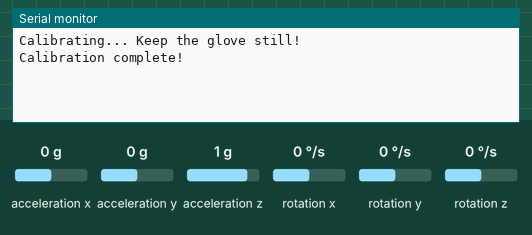
A sketch run on a simulated ESP32. Shown: the last lines printed to the serial monitor. Wiring (inferred from the names in the program): MPU-9250 motion sensor at I2C address 0x68. The inputs (shaded band) are chosen by the test bench; at power-on: acceleration x 0 g, rotation x 0 °/s, acceleration y 0 g, acceleration z 1 g, rotation y 0 °/s, rotation z 0 °/s. USB keyboard and mouse output is not drawn.

Above: at 2.7 s.
2.8 s: acceleration x set to -1.4 g
At 3.8 s:
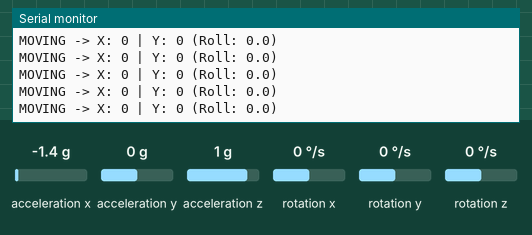
4.3 s: rotation x set to -192 °/s
At 5.0 s:
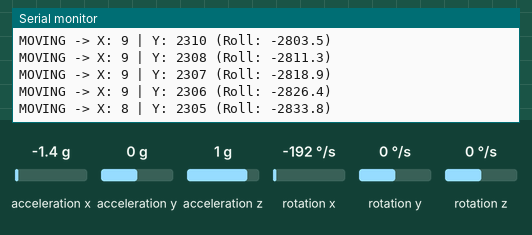
7.3 s: acceleration y set to 1.4 g
At 8.2 s:
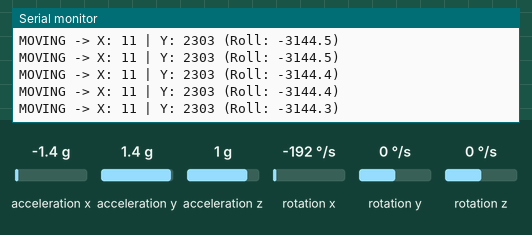
10.3 s: acceleration z set to -0.8 g
At 10.9 s:
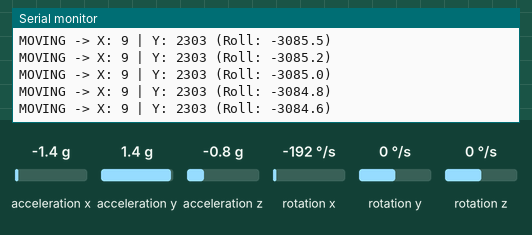
13.3 s: rotation y set to -192 °/s
At 14.3 s:
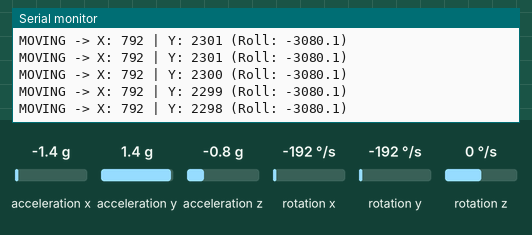
Timing chart, 0 to 15.8 s (numbered marks = the images above; inputs shaded):
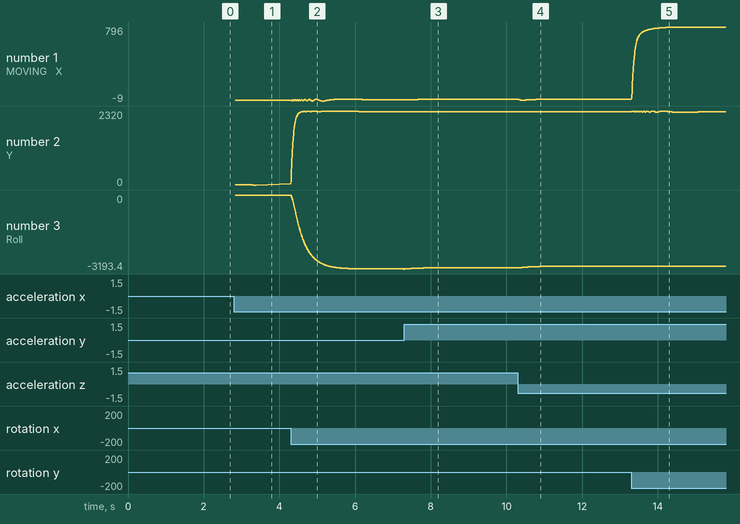

The sketch:

glove.ino
```cpp
#include <Wire.h>
#include <math.h>
#include <BleMouse.h>
#include <Arduino.h>

BleMouse beenleMouse("Glove-3D-Pro", "ESP32", 100);

#define MPU9250_ADDR 0x68
static float gyroOffsetX = 0, gyroOffsetY = 0, gyroOffsetZ = 0;
static float remX = 0, remY = 0;
static unsigned long lastUs = 0;

// ---------------- Tuning ----------------
static constexpr float SENS_MOVE   = 10.0f;
static constexpr float SENS_GYRO   = 12.0f;
static constexpr float DEADZONE    = 2.5f;
static constexpr float BOOST       = 8.0f;

// ---------------- Noise Filtering ----------------
// Low-pass filter for accelerometer (removes high-frequency noise)
static constexpr float ACCEL_ALPHA = 0.1f;  // 0.0 = max filtering, 1.0 = no filtering
static float filtAccelX = 0, filtAccelY = 0, filtAccelZ = 0;

// Low-pass filter for gyroscope (removes high-frequency noise)
static constexpr float GYRO_ALPHA = 0.1f;   // 0.0 = max filtering, 1.0 = no filtering
static float filtGyroX = 0, filtGyroY = 0, filtGyroZ = 0;

// Complementary filter for orientation (fuses accel + gyro)
static constexpr float COMP_ALPHA = 0.98f;  // Trust gyro 98%, accel 2%
static float filtRoll = 0, filtPitch = 0;

// Moving average filter for final output (smooths cursor movement)
static constexpr int AVG_SAMPLES = 5;
static float avgBufferX[AVG_SAMPLES] = {0};
static float avgBufferY[AVG_SAMPLES] = {0};
static int avgIndex = 0;

void writeReg(uint8_t reg, uint8_t val) {
    Wire.beginTransmission(MPU9250_ADDR);
    Wire.write(reg); Wire.write(val);
    Wire.endTransmission(true);
}

bool readRegs(uint8_t startReg, uint8_t *buf, uint8_t n) {
    Wire.beginTransmission(MPU9250_ADDR);
    Wire.write(startReg);
    if (Wire.endTransmission(false) != 0) return false;
    Wire.requestFrom((uint16_t)MPU9250_ADDR, (size_t)n);
    for (uint8_t i = 0; i < n; i++) buf[i] = Wire.read();
    return true;
}

void calibrate() {
    Serial.println("Calibrating... Keep the glove still!");
    long sx=0, sy=0, sz=0;
    for(int i=0; i<500; i++) {
        uint8_t b[6];
        if(readRegs(0x43, b, 6)) {
            sx += (int16_t)((b[0]<<8)|b[1]);
            sy += (int16_t)((b[2]<<8)|b[3]);
            sz += (int16_t)((b[4]<<8)|b[5]);
        }
        delay(2);
    }
    gyroOffsetX = (sx/500.0f)/131.0f;
    gyroOffsetY = (sy/500.0f)/131.0f;
    gyroOffsetZ = (sz/500.0f)/131.0f;
    Serial.println("Calibration complete!");
}

float lowPassFilter(float input, float prevOutput, float alpha) {
    return alpha * input + (1.0f - alpha) * prevOutput;
}

float movingAverage(float input, float* buffer, int size, int& index) {
    buffer[index] = input;
    index = (index + 1) % size;

    float sum = 0;
    for(int i = 0; i < size; i++) {
        sum += buffer[i];
    }
    return sum / size;
}

void setup() {
    Serial.begin(115200);
    Wire.begin(8, 9);
    beenleMouse.begin();

    // Configure MPU9250 with hardware filtering
    writeReg(0x6B, 0x00);  // Wake up
    writeReg(0x1A, 0x03);  // Set DLPF to ~44Hz (reduces noise at hardware level)
    writeReg(0x1B, 0x00);  // Gyro: ±250°/s (most sensitive, less noise)
    writeReg(0x1C, 0x00);  // Accel: ±2g (most sensitive, less noise)

    delay(100);
    calibrate();
    lastUs = micros();
}

void loop() {
    unsigned long nowUs = micros();
    float dt = (nowUs - lastUs) * 1e-6f;
    lastUs = nowUs;
    if (dt > 0.05f) dt = 0.01f;

    uint8_t buf[14];
    if (!readRegs(0x3B, buf, 14)) return;

    // 1. Raw Data
    float ax = (int16_t)((buf[0]<<8)|buf[1]) / 16384.0f;
    float ay = (int16_t)((buf[2]<<8)|buf[3]) / 16384.0f;
    float az = (int16_t)((buf[4]<<8)|buf[5]) / 16384.0f;
    float gx = ((int16_t)((buf[8]<<8)|buf[9]) / 131.0f) - gyroOffsetX;
    float gy = ((int16_t)((buf[10]<<8)|buf[11]) / 131.0f) - gyroOffsetY;
    float gz = ((int16_t)((buf[12]<<8)|buf[13]) / 131.0f) - gyroOffsetZ;

    // 2. Apply Low-Pass Filters to Raw Data
    filtAccelX = lowPassFilter(ax, filtAccelX, ACCEL_ALPHA);
    filtAccelY = lowPassFilter(ay, filtAccelY, ACCEL_ALPHA);
    filtAccelZ = lowPassFilter(az, filtAccelZ, ACCEL_ALPHA);

    filtGyroX = lowPassFilter(gx, filtGyroX, GYRO_ALPHA);
    filtGyroY = lowPassFilter(gy, filtGyroY, GYRO_ALPHA);
    filtGyroZ = lowPassFilter(gz, filtGyroZ, GYRO_ALPHA);

    // 3. Calculate Orientation from Accelerometer
    float accelRoll  = atan2(filtAccelY, filtAccelZ);
    float accelPitch = atan2(-filtAccelX, sqrt(filtAccelY*filtAccelY + filtAccelZ*filtAccelZ));

    // 4. Integrate Gyroscope for Orientation Change
    filtRoll  += filtGyroX * dt;
    filtPitch += filtGyroY * dt;

    // 5. Complementary Filter (Fuse Accel + Gyro)
    filtRoll  = COMP_ALPHA * filtRoll  + (1.0f - COMP_ALPHA) * accelRoll;
    filtPitch = COMP_ALPHA * filtPitch + (1.0f - COMP_ALPHA) * accelPitch;

    float cosR = cos(filtRoll),  sinR = sin(filtRoll);
    float cosP = cos(filtPitch), sinP = sin(filtPitch);

    // 6. World-Space Transformation (using filtered orientation)
    float worldAccX = (filtAccelY * cosR - filtAccelZ * sinR);
    float worldAccY = (filtAccelX * cosP + (filtAccelY * sinR + filtAccelZ * cosR) * sinP);

    float worldRotX = filtGyroZ * cosR + filtGyroY * sinR;
    float worldRotY = filtGyroX;

    // 7. Calculate Raw Potential Movement
    float rawX = -(worldRotX * SENS_GYRO) - (worldAccX * SENS_MOVE);
    float rawY = -(worldRotY * SENS_GYRO) - (worldAccY * SENS_MOVE);

    // 8. Apply Moving Average to Output
    float smoothX = movingAverage(rawX, avgBufferX, AVG_SAMPLES, avgIndex);
    float smoothY = movingAverage(rawY, avgBufferY, AVG_SAMPLES, avgIndex);

    // 9. Apply Deadzone Logic
    float magnitude = sqrt(smoothX * smoothX + smoothY * smoothY);
    float finalX = 0, finalY = 0;

    if (magnitude > DEADZONE) {
        float scale = (magnitude - DEADZONE) / magnitude;
        finalX = smoothX * scale;
        finalY = smoothY * scale;
    }

    // 10. Debug Output
    if (magnitude > DEADZONE) {
        Serial.printf("MOVING -> X: %d | Y: %d (Roll: %.1f)\n",
                      (int)finalX, (int)finalY, filtRoll * 57.3f);
    }

    // 11. Mouse Execution
    if (beenleMouse.isConnected()) {
        float tx = (finalX * dt * BOOST) + remX;
        float ty = (finalY * dt * BOOST) + remY;

        int8_t mx = (int8_t)constrain(roundf(tx), -127, 127);
        int8_t my = (int8_t)constrain(roundf(ty), -127, 127);

        remX = tx - mx;
        remY = ty - my;

        if (mx != 0 || my != 0) beenleMouse.move(mx, my, 0);
    }

    delay(4);
}
```

Measured:
- after the input at 2.8 s, the serial monitor: prints a new line at once (image 1)
- after the input at 4.3 s, the serial monitor: prints a new line at once (image 2)
- plotted number 2: 0 → 2304 after the input at 4.3 s
- plotted number 3: 0 → -3193.4 after the input at 4.3 s
